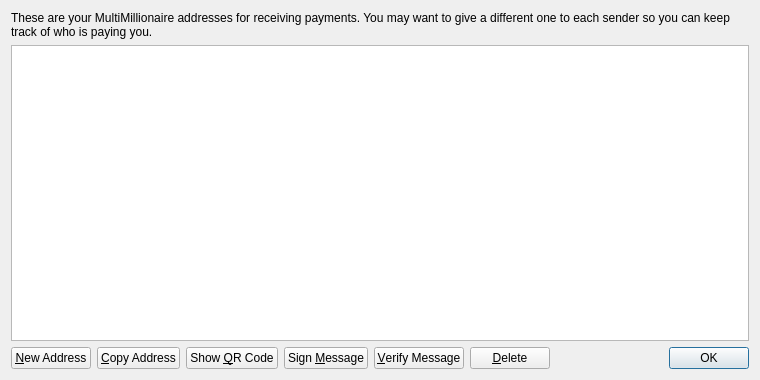
<?xml version="1.0" encoding="UTF-8"?>
<ui version="4.0">
 <class>AddressBookPage</class>
 <widget class="QWidget" name="AddressBookPage">
  <property name="geometry">
   <rect>
    <x>0</x>
    <y>0</y>
    <width>760</width>
    <height>380</height>
   </rect>
  </property>
  <property name="windowTitle">
   <string>Address Book</string>
  </property>
  <layout class="QVBoxLayout" name="verticalLayout">
   <item>
    <widget class="QLabel" name="labelExplanation">
     <property name="text">
      <string>These are your MultiMillionaire addresses for receiving payments. You may want to give a different one to each sender so you can keep track of who is paying you.</string>
     </property>
     <property name="textFormat">
      <enum>Qt::PlainText</enum>
     </property>
     <property name="wordWrap">
      <bool>true</bool>
     </property>
    </widget>
   </item>
   <item>
    <widget class="QTableView" name="tableView">
     <property name="contextMenuPolicy">
      <enum>Qt::CustomContextMenu</enum>
     </property>
     <property name="toolTip">
      <string>Double-click to edit address or label</string>
     </property>
     <property name="tabKeyNavigation">
      <bool>false</bool>
     </property>
     <property name="alternatingRowColors">
      <bool>true</bool>
     </property>
     <property name="selectionMode">
      <enum>QAbstractItemView::SingleSelection</enum>
     </property>
     <property name="selectionBehavior">
      <enum>QAbstractItemView::SelectRows</enum>
     </property>
     <property name="sortingEnabled">
      <bool>true</bool>
     </property>
     <attribute name="verticalHeaderVisible">
      <bool>false</bool>
     </attribute>
    </widget>
   </item>
   <item>
    <layout class="QHBoxLayout" name="horizontalLayout">
     <item>
      <widget class="QPushButton" name="newAddressButton">
       <property name="toolTip">
        <string>Create a new address</string>
       </property>
       <property name="text">
        <string>&amp;New Address</string>
       </property>
       <property name="icon">
        <iconset resource="../bitcoin.qrc">
         <normaloff>:/icons/add</normaloff>:/icons/add</iconset>
       </property>
      </widget>
     </item>
     <item>
      <widget class="QPushButton" name="copyToClipboard">
       <property name="toolTip">
        <string>Copy the currently selected address to the system clipboard</string>
       </property>
       <property name="text">
        <string>&amp;Copy Address</string>
       </property>
       <property name="icon">
        <iconset resource="../bitcoin.qrc">
         <normaloff>:/icons/editcopy</normaloff>:/icons/editcopy</iconset>
       </property>
      </widget>
     </item>
     <item>
      <widget class="QPushButton" name="showQRCode">
       <property name="text">
        <string>Show &amp;QR Code</string>
       </property>
       <property name="icon">
        <iconset resource="../bitcoin.qrc">
         <normaloff>:/icons/qrcode</normaloff>:/icons/qrcode</iconset>
       </property>
      </widget>
     </item>
     <item>
      <widget class="QPushButton" name="signMessage">
       <property name="toolTip">
        <string>Sign a message to prove you own a MultiMillionaire address</string>
       </property>
       <property name="text">
        <string>Sign &amp;Message</string>
       </property>
       <property name="icon">
        <iconset resource="../bitcoin.qrc">
         <normaloff>:/icons/edit</normaloff>:/icons/edit</iconset>
       </property>
      </widget>
     </item>
     <item>
      <widget class="QPushButton" name="verifyMessage">
       <property name="toolTip">
        <string>Verify a message to ensure it was signed with a specified MultiMillionaire address</string>
       </property>
       <property name="text">
        <string>&amp;Verify Message</string>
       </property>
       <property name="icon">
        <iconset resource="../bitcoin.qrc">
         <normaloff>:/icons/transaction_0</normaloff>:/icons/transaction_0</iconset>
       </property>
      </widget>
     </item>
     <item>
      <widget class="QPushButton" name="deleteButton">
       <property name="toolTip">
        <string>Delete the currently selected address from the list</string>
       </property>
       <property name="text">
        <string>&amp;Delete</string>
       </property>
       <property name="icon">
        <iconset resource="../bitcoin.qrc">
         <normaloff>:/icons/remove</normaloff>:/icons/remove</iconset>
       </property>
      </widget>
     </item>
     <item>
      <spacer name="horizontalSpacer">
       <property name="orientation">
        <enum>Qt::Horizontal</enum>
       </property>
       <property name="sizeHint" stdset="0">
        <size>
         <width>40</width>
         <height>20</height>
        </size>
       </property>
      </spacer>
     </item>
     <item>
      <widget class="QDialogButtonBox" name="buttonBox">
       <property name="sizePolicy">
        <sizepolicy hsizetype="Maximum" vsizetype="Fixed">
         <horstretch>0</horstretch>
         <verstretch>0</verstretch>
        </sizepolicy>
       </property>
       <property name="standardButtons">
        <set>QDialogButtonBox::Ok</set>
       </property>
      </widget>
     </item>
    </layout>
   </item>
  </layout>
 </widget>
 <resources>
  <include location="../bitcoin.qrc"/>
 </resources>
 <connections/>
</ui>
